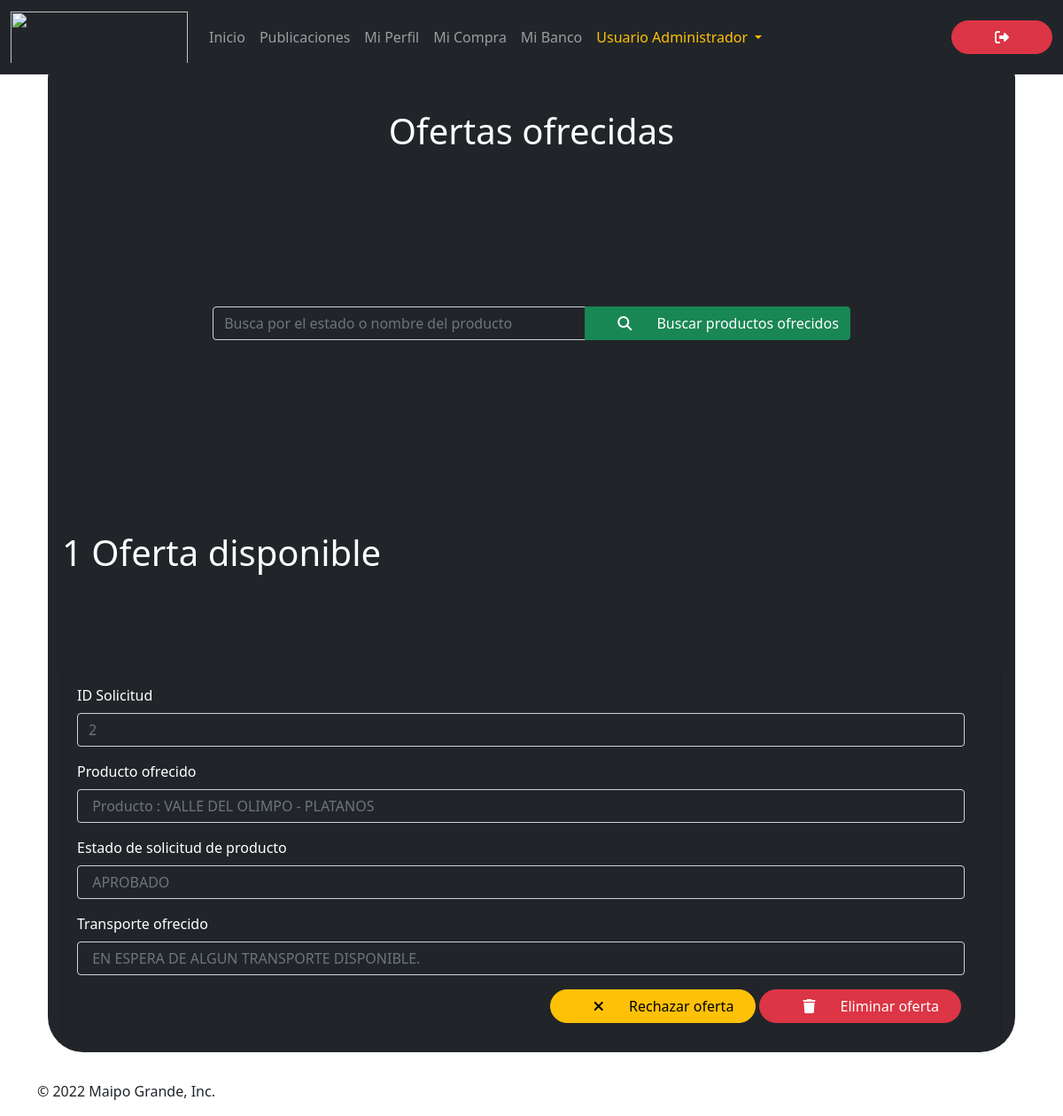
The app's page /client/request/status/ (signed in) with its own data.
### maipogrande/models.py (models this page shows)
class ProductRequestStatus(models.Model):
    id_product_request_status = models.AutoField(
        primary_key = True,
        editable = False
    )
    id_product_request = models.ForeignKey(
        ProductRequest,
        on_delete = models.CASCADE,
        related_name = 'product_request_status',
        blank = True,
        null = True
    )
    id_offered_product = models.IntegerField(
        validators = [MinValueValidator(1), MaxValueValidator(10000000000)]
    )
    id_client = models.IntegerField(
        validators = [MinValueValidator(1), MaxValueValidator(10000000000)]
    )
    id_producer = models.IntegerField(
        validators = [MinValueValidator(1), MaxValueValidator(10000000000)]
    )
    id_offered_transport = models.IntegerField(
        validators = [MinValueValidator(1), MaxValueValidator(10000000000)]
    )
    offered_product = models.CharField(
        max_length = 150,
        blank = True
    )
    timestamp = models.DateTimeField(default=timezone.now)
    offered_transport = models.CharField(
        max_length = 150,
        blank = True,
        default = ''
    )
    status = models.CharField(
        max_length = 20,
        choices = OFFER_STATUS,
        default = OFFER_STATUS[0][0]
    )
    class Meta:
        ordering = ['-timestamp']
    def __str__(self):
        return f'Estado de la solicitud del producto #{self.id_offered_product} : {str(self.status).upper()}'

### maipogrande/views.py (the view)
# urls.py: path('client/request/status/', views.client_request_status, name = 'client_request_status'),
@login_required
def client_request_status(request):
	product_request_status = ProductRequestStatus.objects.all()
	print(product_request_status)
	context = {
		'product_request_status' : product_request_status
	}
	return render(request, 'client-request-status.html', context)

### maipogrande/templates/client-request-status.html (shortened to what this page needs)
{% extends './layout.html' %}
{% block content %}
{% load humanize %}
{% load static %}
<div class="row">
    <div class="col-sm-12 col-md-12 col-lg-12 col-xl-12" >
		<div class="p-3 mb-2 bg-dark text-white" style="border-radius: 40px;">
			<h1 class="display-6 text-title text-center">Ofertas ofrecidas</h1>
			<div class="p-3 bg-dark text-white">
				<div class="col-sm-12 col-md-12 col-lg-12 col-xl-12" id="searcher" >
					<form action="{% url 'search_product_request' %}" class="form-inline" method="get">
						<div class="input-group align-content-end" style="padding-left: 15%; padding-right: 15%;">
							<input name="search"
								   type=""
								   class="form-control bg-transparent text-white"
								   placeholder="Busca por el estado o nombre del producto"
								   id="input-search">
							<button class="btn btn-success btn-group-sm" type="submit" id="btn-search">
								<span class="icon">
									<i class="fa-solid fa-search"></i>
								</span>
								<span class="btn-text">
									Buscar productos ofrecidos
								</span>
							</button>
						</div>
					</form>
				</div>
			</div>
			{% if product_request_status.count > 0 %}
				<div class="mb-2bg-white text-white" style="padding-top: 100px; padding-bottom: 100px;">
					{% if product_request_status.count == 1 %}
						<h1 class="display-6 text-start">{{ product_request_status.count }} Oferta disponible</h1>
					{% elif product_request_status.count > 1 %}
						<h1 class="display-6 text-start">{{ product_request_status.count }} Ofertas disponibles</h1>
					{% endif %}
				</div>
			{% elif product_request_status.count == 0 %}
				<div class="mb-2bg-white text-white" style="padding-top: 100px; padding-bottom: 100px;">
					<h1 class="display-6 text-center">No hay ofertas disponibles por el momento ☹</h1>
				</div>
			{% endif %}
        	{% for product_request in product_request_status %}
				<div class="col-sm-12 col-md-12 col-lg-12 col-xl-12">
					<div class="card bg-transparent">
						<div class="card-body">
							<div class="row col-sm-12 col-md-12 col-lg-12 col-xl-12">
								<div class="col-sm-12 col-md-12 col-lg-12 col-xl-12">
									<form>
										<fieldset disabled>
											<div class="mb-3">
												<label for="id_offered_product" class="form-label">ID Solicitud</label>
												<input type="text" id="id_offered_product" class="form-control bg-transparent text-white" placeholder="{{ product_request.id_offered_product }}">
											</div>
											<div class="mb-3">
												<label for="offer" class="form-label">Producto ofrecido</label>
												<input type="text" id="offer" class="form-control bg-transparent text-white" placeholder=" {{ product_request.offered_product }}">
											</div>
											<div class="mb-3">
												<label for="status" class="form-label">Estado de solicitud de producto</label>
												{% if product_request.status == 'APROBADO' %}
													<input type="text" id="status" class="form-control bg-transparent text-success" placeholder=" {{ product_request.status }}">
												{% elif product_request.status == 'RECHAZADO' %}
													<input type="text" id="status" class="form-control bg-transparent text-danger" placeholder=" {{ product_request.status }}">
												{% elif product_request.status == 'PENDIENTE' %}
													<input type="text" id="status" class="form-control bg-transparent text-info" placeholder=" {{ product_request.status }}">
												{% endif %}
											</div>
											<div class="mb-3">
												<label for="transport" class="form-label">Transporte ofrecido</label>
												<input type="text" id="transport" class="form-control bg-transparent text-white" placeholder=" {{ product_request.offered_transport }}">
											</div>
										</fieldset>
										<div class="d-flex justify-content-end">
											{% if product_request.status != "RECHAZADO" %}
												<form class="d-flex px-1">
													<a class="btn btn-primary btn-warning btn-md px-4"
														type="submit"
														href="{% url 'decline_offered_product' product_request.id_offered_product %}"
														id="btn-decline-product-offer"
														style="border-radius: 40px;">
														<span class="icon">
															<i class="fa-solid fa-xmark"></i>
														</span>
														<span class="btn-text">
															Rechazar oferta
														</span>
													</a>
												</form>
											{% endif %}
											<form class="d-flex px-1">
												<a class="btn btn-primary btn-danger btn-md px-4"
													type="submit"
													href="{% url 'delete_offered_product' product_request.id_offered_product %}"
													id="btn-delete-product-offer"
													style="border-radius: 40px;">
													<span class="icon">
														<i class="fa-solid fa-trash"></i>
													</span>
													<span class="btn-text">
														Eliminar oferta
													</span>
												</a>
											</form>
										</div>
									</form>
								</div>
							</div>
						</div>
					</div>
				</div>
			{% endfor %}
		</div>
    </div>
</div>
{% endblock %}

### maipogrande/static/css/style.css (style rules this page uses)
body { padding-top: 3rem; padding-bottom: 3rem; color: #5a5a5a; min-height: 100%; }
.text-title { padding-top : 60px; padding-bottom: 100px; }

### maipogrande/templates/base.html (style rules this page uses)
:root { --bs-primary: brown; }
.icon { display: inline-flex; align-items: flex-start; padding: 0 24px; justify-content: start; }
.btn-text { display: inline-flex; justify-content: end; }

### maipogrande/templates/client-request-status.html (style rules this page uses)
.text-title { padding-top : 60px; padding-bottom: 100px; }
#searcher { padding-top: 50px; padding-bottom: 100px; }

### records on screen
ProductRequestStatus: id_offered_product "2", offered_product "Producto : VALLE DEL OLIMPO - PLATANOS", status "APROBADO", offered_transport "EN ESPERA DE ALGUN TRANSPORTE DISPONIBLE.", shows "Rechazar oferta"

### other values on screen
{{ product_request_status.count }} "1"
